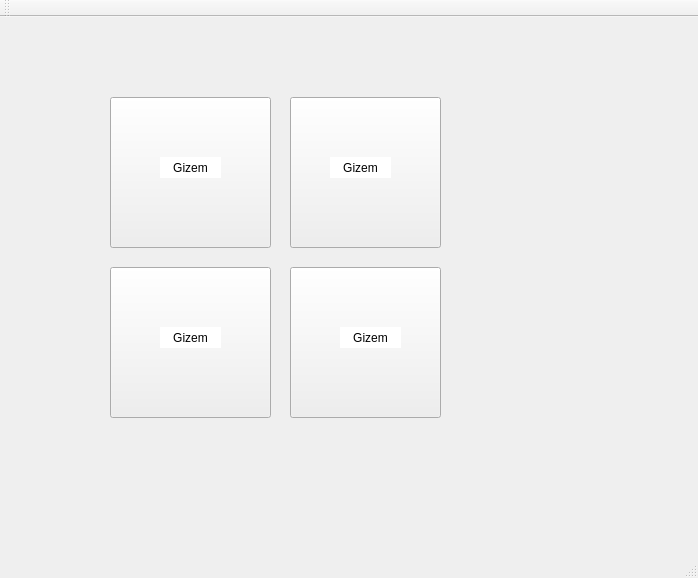
<?xml version="1.0" encoding="UTF-8"?>
<ui version="4.0">
 <class>MainWindow</class>
 <widget class="QMainWindow" name="MainWindow">
  <property name="geometry">
   <rect>
    <x>0</x>
    <y>0</y>
    <width>698</width>
    <height>578</height>
   </rect>
  </property>
  <property name="windowTitle">
   <string>MainWindow</string>
  </property>
  <property name="whatsThis">
   <string>&lt;html&gt;&lt;head/&gt;&lt;body&gt;&lt;p&gt;&lt;br/&gt;&lt;/p&gt;&lt;/body&gt;&lt;/html&gt;</string>
  </property>
  <property name="styleSheet">
   <string notr="true"/>
  </property>
  <widget class="QWidget" name="centralWidget">
   <widget class="QPushButton" name="pushButton">
    <property name="geometry">
     <rect>
      <x>110</x>
      <y>80</y>
      <width>161</width>
      <height>151</height>
     </rect>
    </property>
    <property name="styleSheet">
     <string notr="true">#pushButton {
background-color:transparent;
border-image:url(:blackButton.png);
background:none;
background-repeat:none;
}
#pushButton:pressed
{ 
border-image:url(:newton.png);
}
</string>
    </property>
    <property name="text">
     <string/>
    </property>
   </widget>
   <widget class="QPushButton" name="pushButton_2">
    <property name="geometry">
     <rect>
      <x>290</x>
      <y>80</y>
      <width>151</width>
      <height>151</height>
     </rect>
    </property>
    <property name="styleSheet">
     <string notr="true">#pushButton_2 {
background-color:transparent;
border-image:url(:blackButton.png);
background:none;
background-repeat:none;
}
#pushButton_2:pressed
{ 
border-image:url(:einsteinicon.png);
}</string>
    </property>
    <property name="text">
     <string/>
    </property>
   </widget>
   <widget class="QPushButton" name="pushButton_3">
    <property name="geometry">
     <rect>
      <x>110</x>
      <y>250</y>
      <width>161</width>
      <height>151</height>
     </rect>
    </property>
    <property name="styleSheet">
     <string notr="true">#pushButton_3 {
background-color:transparent;
border-image:url(:blackButton.png);
background:none;
background-repeat:none;
}
#pushButton_3:pressed
{ 
border-image:url(:einsteinicon.png);
}</string>
    </property>
    <property name="text">
     <string/>
    </property>
   </widget>
   <widget class="QPushButton" name="pushButton_4">
    <property name="geometry">
     <rect>
      <x>290</x>
      <y>250</y>
      <width>151</width>
      <height>151</height>
     </rect>
    </property>
    <property name="styleSheet">
     <string notr="true">#pushButton_4 {
background-color:transparent;
border-image:url(:blackButton.png);
background:none;
background-repeat:none;
}
#pushButton_4:pressed
{ 
border-image:url(:newton.png);
}</string>
    </property>
    <property name="text">
     <string/>
    </property>
   </widget>
   <widget class="QLabel" name="label">
    <property name="geometry">
     <rect>
      <x>160</x>
      <y>140</y>
      <width>61</width>
      <height>21</height>
     </rect>
    </property>
    <property name="styleSheet">
     <string notr="true">#label {
background-color:white;
}
</string>
    </property>
    <property name="text">
     <string>Gizem</string>
    </property>
    <property name="textFormat">
     <enum>Qt::AutoText</enum>
    </property>
    <property name="alignment">
     <set>Qt::AlignCenter</set>
    </property>
   </widget>
   <widget class="QLabel" name="label_2">
    <property name="geometry">
     <rect>
      <x>330</x>
      <y>140</y>
      <width>61</width>
      <height>21</height>
     </rect>
    </property>
    <property name="styleSheet">
     <string notr="true">#label_2 {
background-color:white;
}
</string>
    </property>
    <property name="text">
     <string>Gizem</string>
    </property>
    <property name="textFormat">
     <enum>Qt::AutoText</enum>
    </property>
    <property name="alignment">
     <set>Qt::AlignCenter</set>
    </property>
   </widget>
   <widget class="QLabel" name="label_3">
    <property name="geometry">
     <rect>
      <x>160</x>
      <y>310</y>
      <width>61</width>
      <height>21</height>
     </rect>
    </property>
    <property name="styleSheet">
     <string notr="true">#label_3 {
background-color:white;
}
</string>
    </property>
    <property name="text">
     <string>Gizem</string>
    </property>
    <property name="textFormat">
     <enum>Qt::AutoText</enum>
    </property>
    <property name="alignment">
     <set>Qt::AlignCenter</set>
    </property>
   </widget>
   <widget class="QLabel" name="label_4">
    <property name="geometry">
     <rect>
      <x>340</x>
      <y>310</y>
      <width>61</width>
      <height>21</height>
     </rect>
    </property>
    <property name="styleSheet">
     <string notr="true">#label_4 {
background-color:white;
}
</string>
    </property>
    <property name="text">
     <string>Gizem</string>
    </property>
    <property name="textFormat">
     <enum>Qt::AutoText</enum>
    </property>
    <property name="alignment">
     <set>Qt::AlignCenter</set>
    </property>
   </widget>
  </widget>
  <widget class="QMenuBar" name="menuBar">
   <property name="geometry">
    <rect>
     <x>0</x>
     <y>0</y>
     <width>698</width>
     <height>22</height>
    </rect>
   </property>
  </widget>
  <widget class="QToolBar" name="mainToolBar">
   <attribute name="toolBarArea">
    <enum>TopToolBarArea</enum>
   </attribute>
   <attribute name="toolBarBreak">
    <bool>false</bool>
   </attribute>
  </widget>
  <widget class="QStatusBar" name="statusBar"/>
 </widget>
 <layoutdefault spacing="6" margin="11"/>
 <resources/>
 <connections/>
</ui>
